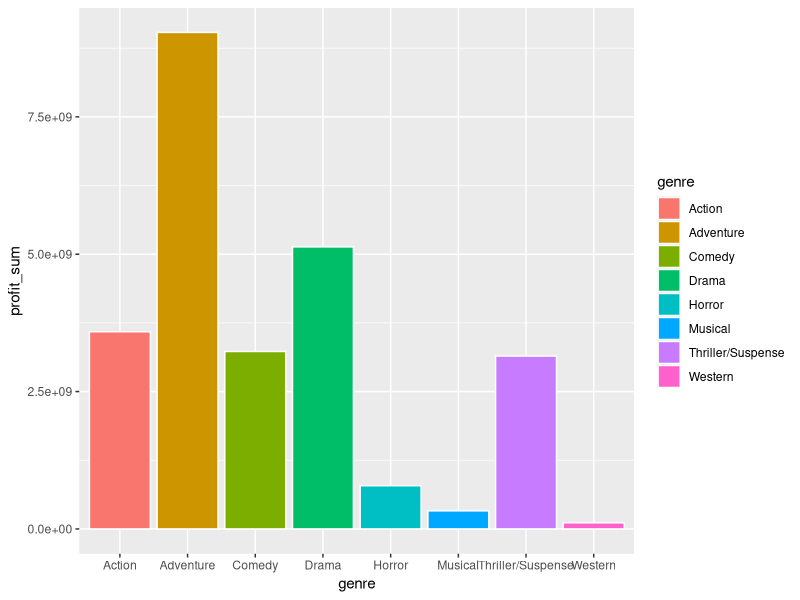
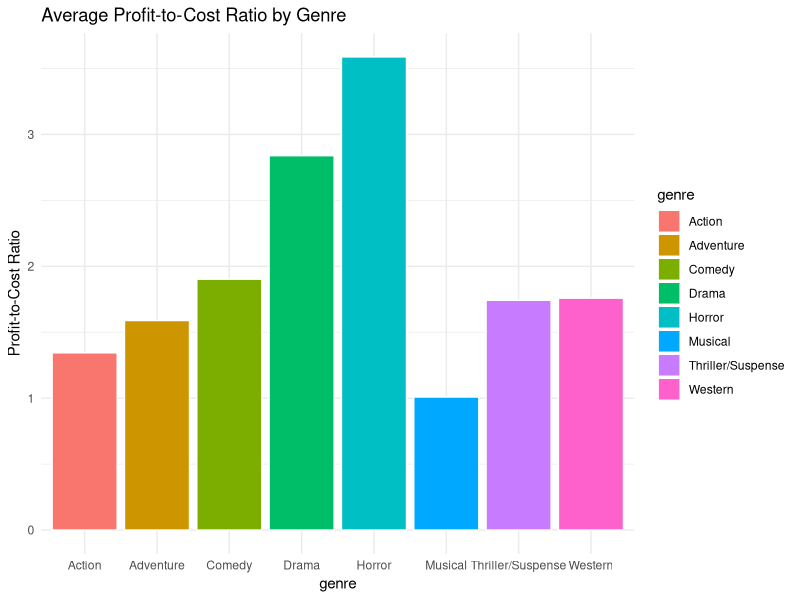
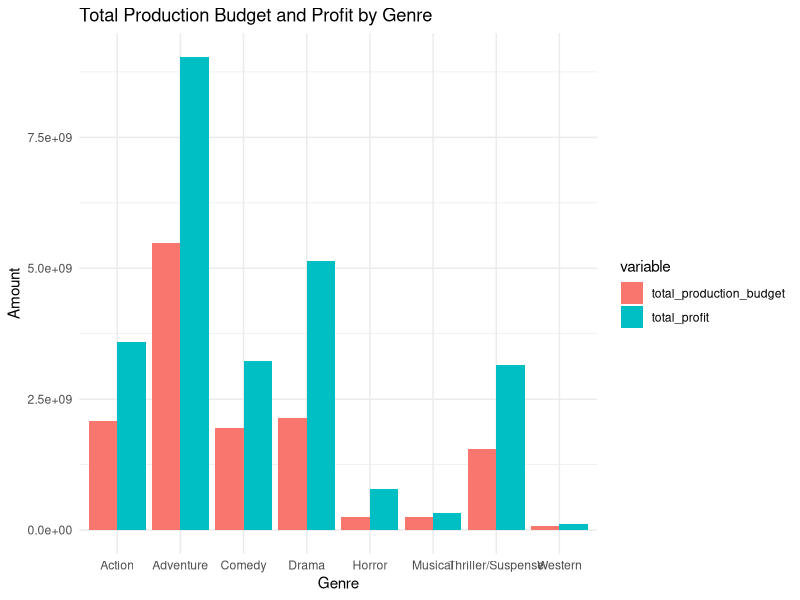
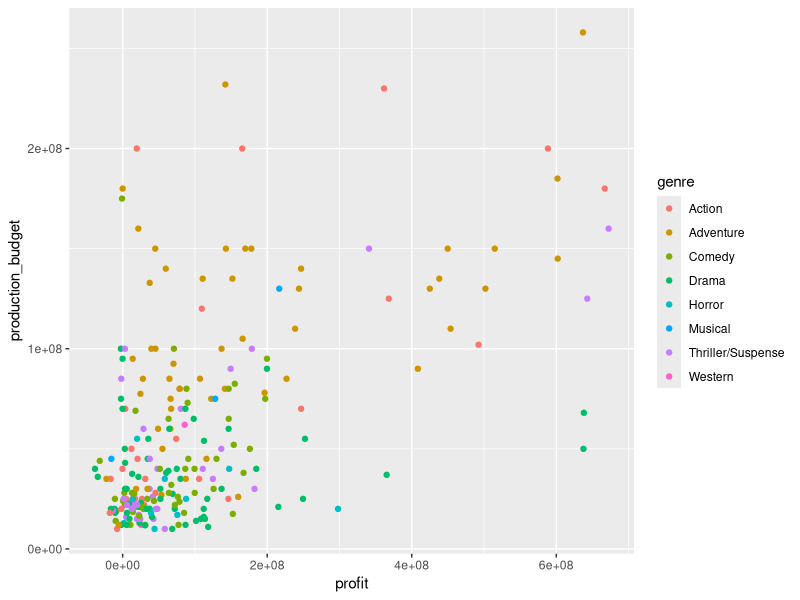
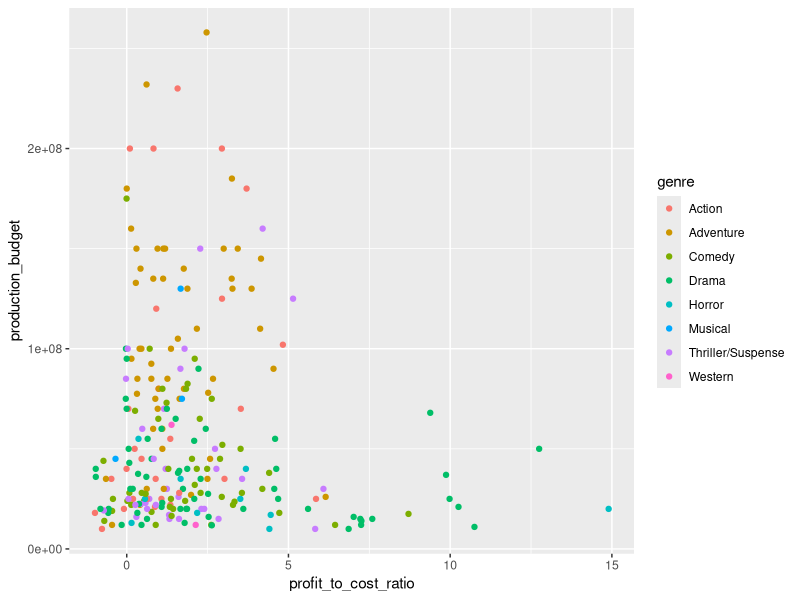

Write the R code that produced these figures, in order.
library(tidyr)
library(ggplot2)
library(dplyr)

# Import the merged_data.csv file
data <- read.csv("merged_data.csv")

# There should be 237 rows and 18 columns: Check:
nrow(data) # 17 rows confirmed
ncol(data) # 18 columns confirmed

colnames(data) # Get the column names

# Calculating Proft and Profit-to-Cost Ratio:
data <- data %>% 
  mutate(revenue = international_box_office + domestic_box_office,
    profit = (international_box_office + domestic_box_office) - production_budget,
        profit_to_cost_ratio = (profit / production_budget)) 
# %>% 
  # select(movie_name, genre, profit, profit_to_cost_ratio, production_budget) 


# ---------------------------- Barplot of Profit vs Genre
data %>% 
  group_by(genre) %>% 
  summarise(profit_sum = sum(profit)) %>% 
  ggplot(data = ., mapping = aes(x = genre, 
    y = profit_sum,
    fill = genre)) +
  geom_bar(stat = "identity", color = "white")

# Checking Profitability efficiency accross each genre, on average:
data %>% 
  group_by(genre) %>% 
  summarise(mean_profit_to_cost_ratio = mean(profit_to_cost_ratio, 
                                    na.rm = TRUE)) %>%
  ggplot(data = ., mapping = aes(x = genre, 
                          y = mean_profit_to_cost_ratio,
                          fill = genre)) +
  geom_bar(stat = "identity", color = "white") +
  labs(title = "Average Profit-to-Cost Ratio by Genre", y = "Profit-to-Cost Ratio") +
  theme_minimal()

# ----------------------------  Side-by-Side Barplots:
# Summarize the data by genre
data_summarized <- data %>%
  group_by(genre) %>%
  summarise(
    total_production_budget = sum(production_budget, na.rm = TRUE),
    total_profit = sum(profit, na.rm = TRUE)
  )

# Reshape the data from wide format to long format
data_long <- data_summarized %>%
  pivot_longer(
    cols = c(total_production_budget, total_profit),
    names_to = "variable",
    values_to = "value"
  )

# Create the side-by-side bar plot
ggplot(data = data_long, mapping = aes(x = genre, y = value, fill = variable)) +
  geom_bar(stat = "identity", position = "dodge") +
  labs(
    title = "Total Production Budget and Profit by Genre",
    y = "Amount", x = "Genre"
  ) +
  theme_minimal()

# ---------------------------------Scatterplots
# Scatter Plot of Production_Budget and Profit
data %>%
  ggplot(
    data = .,
    mapping = aes(
      x = profit,
      y = production_budget, color = genre
    )
  ) +
  geom_point()

# Scatter Plot of Production_Budget and Profit-to-Cost Ratio
data %>%
  ggplot(data = .,
  mapping = aes(x = profit_to_cost_ratio,
                  y = production_budget, color = genre)) +
  geom_point()



























